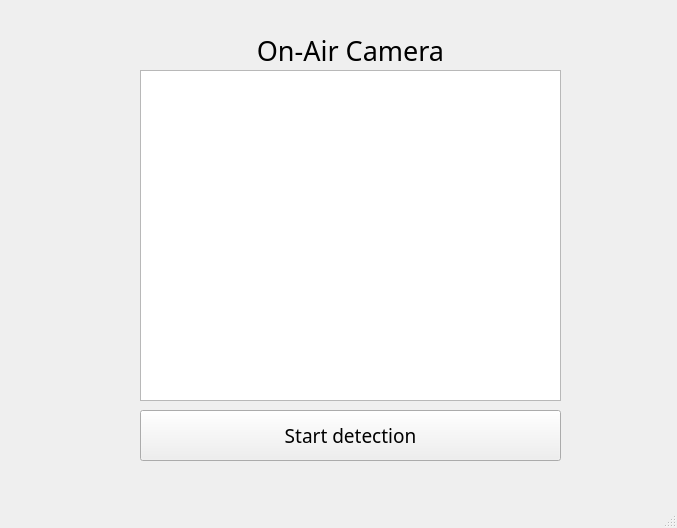
<?xml version="1.0" encoding="UTF-8"?>
<ui version="4.0">
 <class>MainWindow</class>
 <widget class="QMainWindow" name="MainWindow">
  <property name="geometry">
   <rect>
    <x>0</x>
    <y>0</y>
    <width>677</width>
    <height>528</height>
   </rect>
  </property>
  <property name="windowTitle">
   <string>MainWindow</string>
  </property>
  <widget class="QWidget" name="centralwidget">
   <widget class="QGraphicsView" name="camera">
    <property name="geometry">
     <rect>
      <x>140</x>
      <y>70</y>
      <width>421</width>
      <height>331</height>
     </rect>
    </property>
   </widget>
   <widget class="QLabel" name="label">
    <property name="geometry">
     <rect>
      <x>140</x>
      <y>30</y>
      <width>421</width>
      <height>41</height>
     </rect>
    </property>
    <property name="font">
     <font>
      <family>배달의민족 주아</family>
      <pointsize>20</pointsize>
     </font>
    </property>
    <property name="text">
     <string>On-Air Camera</string>
    </property>
    <property name="alignment">
     <set>Qt::AlignCenter</set>
    </property>
   </widget>
   <widget class="QPushButton" name="btn_detection">
    <property name="geometry">
     <rect>
      <x>140</x>
      <y>410</y>
      <width>421</width>
      <height>51</height>
     </rect>
    </property>
    <property name="font">
     <font>
      <family>배달의민족 주아</family>
      <pointsize>14</pointsize>
     </font>
    </property>
    <property name="text">
     <string>Start detection</string>
    </property>
   </widget>
  </widget>
  <widget class="QMenuBar" name="menubar">
   <property name="geometry">
    <rect>
     <x>0</x>
     <y>0</y>
     <width>677</width>
     <height>22</height>
    </rect>
   </property>
  </widget>
  <widget class="QStatusBar" name="statusbar"/>
 </widget>
 <resources/>
 <connections/>
</ui>
